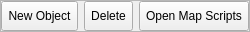
                     <widget class="QFrame" name="frame_4">
                      <property name="maximumSize">
                       <size>
                        <width>16777215</width>
                        <height>32</height>
                       </size>
                      </property>
                      <property name="frameShape">
                       <enum>QFrame::StyledPanel</enum>
                      </property>
                      <property name="frameShadow">
                       <enum>QFrame::Raised</enum>
                      </property>
                      <layout class="QHBoxLayout" name="horizontalLayout">
                       <property name="leftMargin">
                        <number>0</number>
                       </property>
                       <property name="topMargin">
                        <number>0</number>
                       </property>
                       <property name="rightMargin">
                        <number>0</number>
                       </property>
                       <property name="bottomMargin">
                        <number>0</number>
                       </property>
                       <item>
                        <widget class="NewEventToolButton" name="newEventToolButton">
                         <property name="sizePolicy">
                          <sizepolicy hsizetype="Fixed" vsizetype="Expanding">
                           <horstretch>0</horstretch>
                           <verstretch>0</verstretch>
                          </sizepolicy>
                         </property>
                         <property name="toolTip">
                          <string>&lt;html&gt;&lt;head/&gt;&lt;body&gt;&lt;p&gt;Add a new event to the map.&lt;/p&gt;&lt;/body&gt;&lt;/html&gt;</string>
                         </property>
                         <property name="text">
                          <string>New Object</string>
                         </property>
                         <property name="icon">
                          <iconset resource="../resources/images.qrc">
                           <normaloff>:/icons/add.ico</normaloff>:/icons/add.ico</iconset>
                         </property>
                         <property name="toolButtonStyle">
                          <enum>Qt::ToolButtonTextBesideIcon</enum>
                         </property>
                        </widget>
                       </item>
                       <item>
                        <widget class="QToolButton" name="toolButton_deleteObject">
                         <property name="sizePolicy">
                          <sizepolicy hsizetype="Fixed" vsizetype="Expanding">
                           <horstretch>0</horstretch>
                           <verstretch>0</verstretch>
                          </sizepolicy>
                         </property>
                         <property name="toolTip">
                          <string>&lt;html&gt;&lt;head/&gt;&lt;body&gt;&lt;p&gt;Delete the selected event from the map.&lt;/p&gt;&lt;/body&gt;&lt;/html&gt;</string>
                         </property>
                         <property name="text">
                          <string>Delete</string>
                         </property>
                         <property name="icon">
                          <iconset resource="../resources/images.qrc">
                           <normaloff>:/icons/delete.ico</normaloff>:/icons/delete.ico</iconset>
                         </property>
                         <property name="toolButtonStyle">
                          <enum>Qt::ToolButtonTextBesideIcon</enum>
                         </property>
                         <property name="autoRaise">
                          <bool>false</bool>
                         </property>
                        </widget>
                       </item>
                       <item>
                        <spacer name="horizontalSpacer_3">
                         <property name="orientation">
                          <enum>Qt::Horizontal</enum>
                         </property>
                         <property name="sizeHint" stdset="0">
                          <size>
                           <width>0</width>
                           <height>0</height>
                          </size>
                         </property>
                        </spacer>
                       </item>
                       <item>
                        <widget class="QToolButton" name="toolButton_Open_Scripts">
                         <property name="sizePolicy">
                          <sizepolicy hsizetype="Fixed" vsizetype="Expanding">
                           <horstretch>0</horstretch>
                           <verstretch>0</verstretch>
                          </sizepolicy>
                         </property>
                         <property name="text">
                          <string>Open Map Scripts</string>
                         </property>
                         <property name="autoRaise">
                          <bool>false</bool>
                         </property>
                        </widget>
                       </item>
                      </layout>
                     </widget>
